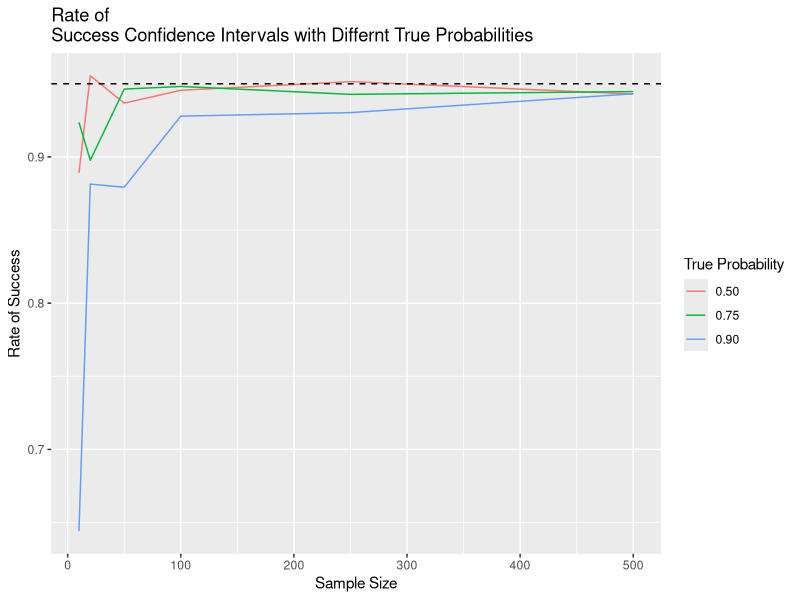

Reproduce this figure in R.
## ---- chunk 1
knitr::opts_chunk$set(echo = TRUE)
## ---- chunk 2
#95% C.I z stat
zstat=qnorm(1-0.05/2)
n=10000
grid = data.frame()


#vector to store rows
row=vector(length=3)

for(m in c(10,20,50,100,250,500)){
    iter = 1
    for(p in c(0.5,0.75,0.9)){

        
#generate random binomial variables 
v=rbinom(n=n,size=m, prob=p)

#calc sample proportions
sp=v/m

#CI from data
se=sqrt((sp*(1-sp))/m)

#Vector of lower bounds
lb=sp-(zstat*se)

#Vector of upper bounds
ub=sp+(zstat*se)

#Store cases where true p outside of generated CI
data=vector(length=n)
for(i in 1:n){
    if(lb[i]<p && ub[i]>p){
        data[i] = 1
    }
}
#calculate proportion true p inside generated CI
result = sum(data)/n

row[iter] = result
iter=iter+1
    }
    grid = rbind(grid, row)
}



rownames(grid) = c("10","20","50","100","250","500")
colnames(grid) = c("0.5","0.75","0.9")

library(ggplot2)
plot = ggplot() + 
geom_line(data = grid, aes(x = c(10,20,50,100,250,500), y = grid$`0.5`, color = "0.50")) +
geom_line(data = grid, aes(x = c(10,20,50,100,250,500), y = grid$`0.75`, color = "0.75"))+
geom_line(data = grid, aes(x = c(10,20,50,100,250,500), y = grid$`0.9`, color = "0.90"))+
geom_hline(aes(yintercept= 0.95),linetype = 2, 
colour= 'black', show.legend =FALSE) +
labs(color="True Probability", title="Rate of 
Success Confidence Intervals with Differnt True Probabilities") +
xlab('Sample Size') +
ylab('Rate of Success')
plot
## ---- chunk 3

